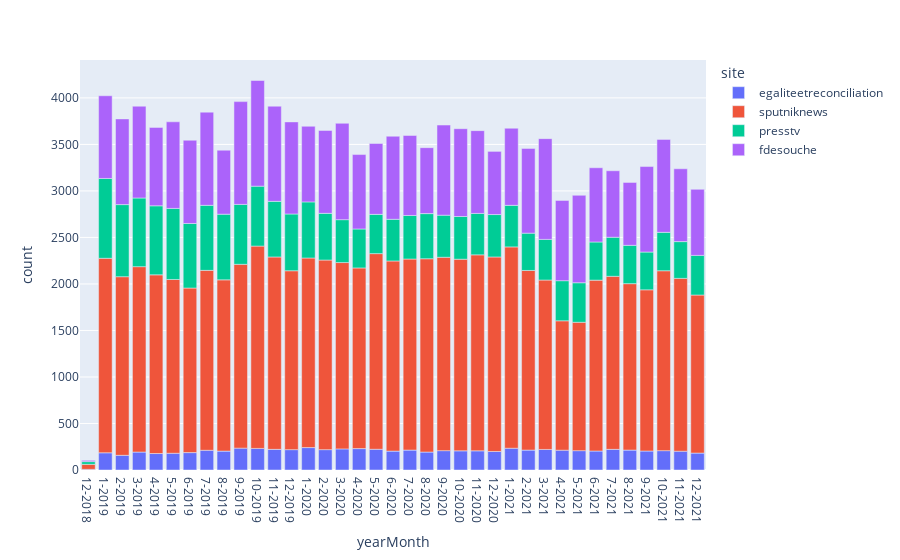

This figure's notebook cell:
### Code cell
getNumberArticlePerMonth(allDataCorpus)

### Figure 1 — Plotly figure (JSON) as saved in the notebook; plotly's stock layout.template omitted (floating-point values rounded to 4 significant figures)
{"data": [{"alignmentgroup": "True", "hovertemplate": "site=egaliteetreconciliation<br>yearMonth=%{x}<br>count=%{y}<extra></extra>", "legendgroup": "egaliteetreconciliation", "marker": {"color": "#636efa", "pattern": {"shape": ""}}, "name": "egaliteetreconciliation", "offsetgroup": "egaliteetreconciliation", "orientation": "v", "showlegend": true, "textposition": "auto", "type": "bar", "x": ["12-2018", "1-2019", "2-2019", "3-2019", "4-2019", "5-2019", "6-2019", "7-2019", "8-2019", "9-2019", "10-2019", "11-2019", "12-2019", "1-2020", "2-2020", "3-2020", "4-2020", "5-2020", "6-2020", "7-2020", "8-2020", "9-2020", "10-2020", "11-2020", "12-2020", "1-2021", "2-2021", "3-2021", "4-2021", "5-2021", "6-2021", "7-2021", "8-2021", "9-2021", "10-2021", "11-2021", "12-2021"], "xaxis": "x", "y": [7, 185, 158, 193, 177, 180, 187, 212, 203, 235, 232, 222, 219, 241, 219, 227, 230, 223, 203, 214, 193, 208, 206, 206, 199, 234, 214, 221, 213, 208, 204, 222, 214, 204, 208, 202, 182], "yaxis": "y"}, {"alignmentgroup": "True", "hovertemplate": "site=sputniknews<br>yearMonth=%{x}<br>count=%{y}<extra></extra>", "legendgroup": "sputniknews", "marker": {"color": "#EF553B", "pattern": {"shape": ""}}, "name": "sputniknews", "offsetgroup": "sputniknews", "orientation": "v", "showlegend": true, "textposition": "auto", "type": "bar", "x": ["12-2018", "1-2019", "2-2019", "3-2019", "4-2019", "5-2019", "6-2019", "7-2019", "8-2019", "9-2019", "10-2019", "11-2019", "12-2019", "1-2020", "2-2020", "3-2020", "4-2020", "5-2020", "6-2020", "7-2020", "8-2020", "9-2020", "10-2020", "11-2020", "12-2020", "1-2021", "2-2021", "3-2021", "4-2021", "5-2021", "6-2021", "7-2021", "8-2021", "9-2021", "10-2021", "11-2021", "12-2021"], "xaxis": "x", "y": [54, 2091, 1920, 1993, 1921, 1868, 1769, 1934, 1841, 1976, 2175, 2068, 1923, 2038, 2038, 2003, 1942, 2103, 2044, 2054, 2078, 2079, 2060, 2107, 2091, 2164, 1931, 1821, 1391, 1380, 1837, 1860, 1789, 1733, 1934, 1858, 1699], "yaxis": "y"}, {"alignmentgroup": "True", "hovertemplate": "site=presstv<br>yearMonth=%{x}<br>count=%{y}<extra></extra>", "legendgroup": "presstv", "marker": {"color": "#00cc96", "pattern": {"shape": ""}}, "name": "presstv", "offsetgroup": "presstv", "orientation": "v", "showlegend": true, "textposition": "auto", "type": "bar", "x": ["12-2018", "1-2019", "2-2019", "3-2019", "4-2019", "5-2019", "6-2019", "7-2019", "8-2019", "9-2019", "10-2019", "11-2019", "12-2019", "1-2020", "2-2020", "3-2020", "4-2020", "5-2020", "6-2020", "7-2020", "8-2020", "9-2020", "10-2020", "11-2020", "12-2020", "1-2021", "2-2021", "3-2021", "4-2021", "5-2021", "6-2021", "7-2021", "8-2021", "9-2021", "10-2021", "11-2021", "12-2021"], "xaxis": "x", "y": [29, 858, 775, 738, 742, 764, 694, 699, 706, 644, 644, 598, 610, 603, 502, 461, 419, 422, 448, 468, 485, 452, 459, 445, 456, 447, 401, 437, 431, 425, 410, 420, 412, 406, 413, 395, 426], "yaxis": "y"}, {"alignmentgroup": "True", "hovertemplate": "site=fdesouche<br>yearMonth=%{x}<br>count=%{y}<extra></extra>", "legendgroup": "fdesouche", "marker": {"color": "#ab63fa", "pattern": {"shape": ""}}, "name": "fdesouche", "offsetgroup": "fdesouche", "orientation": "v", "showlegend": true, "textposition": "auto", "type": "bar", "x": ["12-2018", "1-2019", "2-2019", "3-2019", "4-2019", "5-2019", "6-2019", "7-2019", "8-2019", "9-2019", "10-2019", "11-2019", "12-2019", "1-2020", "2-2020", "3-2020", "4-2020", "5-2020", "6-2020", "7-2020", "8-2020", "9-2020", "10-2020", "11-2020", "12-2020", "1-2021", "2-2021", "3-2021", "4-2021", "5-2021", "6-2021", "7-2021", "8-2021", "9-2021", "10-2021", "11-2021", "12-2021"], "xaxis": "x", "y": [14, 889, 921, 987, 843, 931, 895, 1002, 688, 1105, 1136, 1023, 990, 813, 891, 1036, 800, 762, 893, 860, 709, 969, 944, 890, 679, 829, 911, 1083, 863, 940, 798, 715, 676, 919, 999, 783, 710], "yaxis": "y"}], "layout": {"barmode": "relative", "legend": {"title": {"text": "site"}, "tracegroupgap": 0}, "margin": {"t": 60}, "xaxis": {"anchor": "y", "domain": [0, 1], "title": {"text": "yearMonth"}}, "yaxis": {"anchor": "x", "domain": [0, 1], "title": {"text": "count"}}}}
